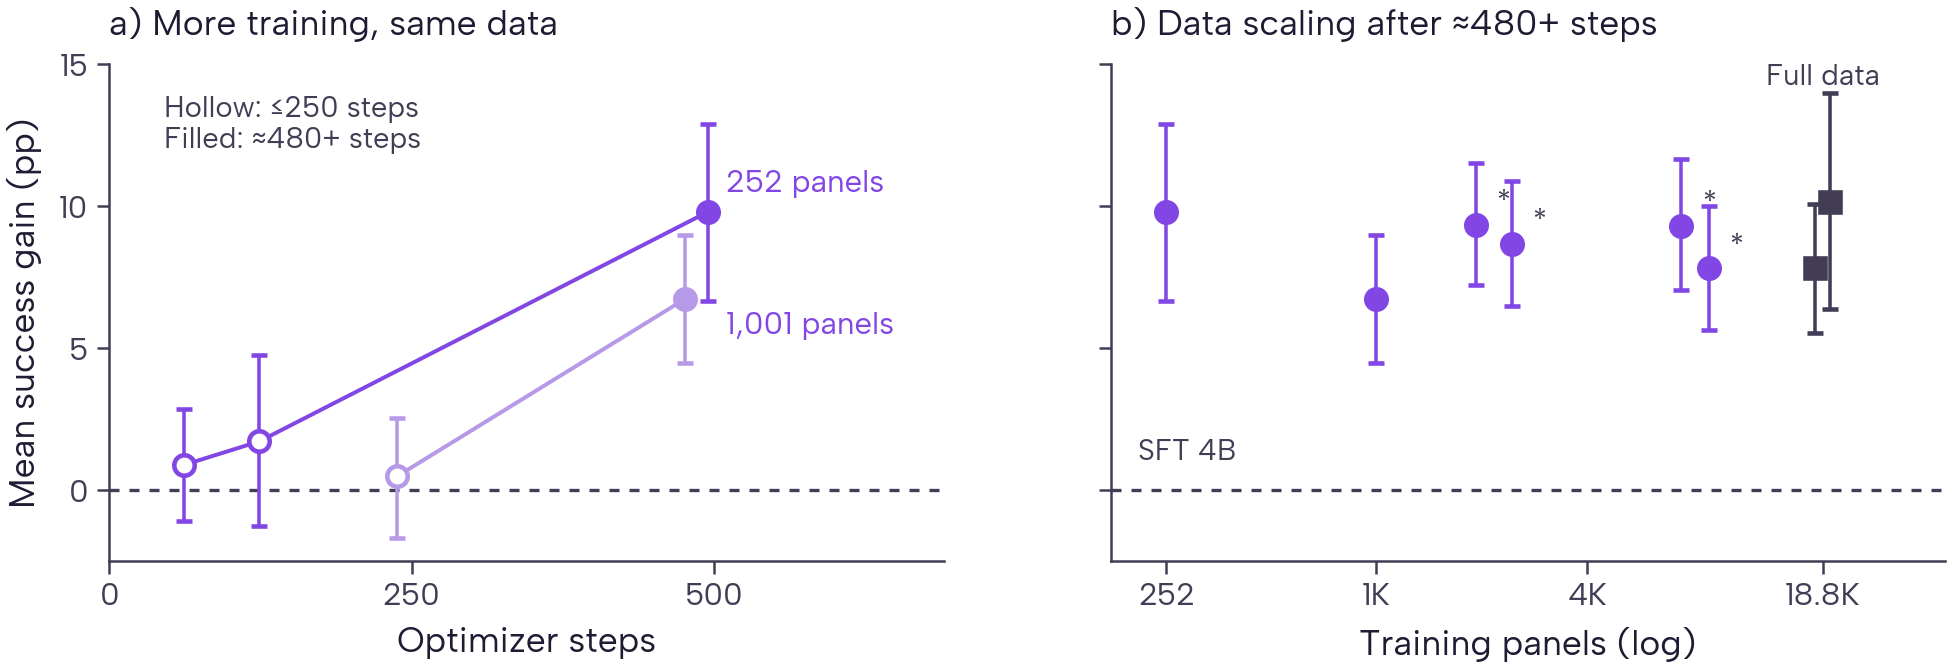

This chart was generated by the following Python code:
"""Separate training duration from data quantity; preserve all source estimates and CIs.
Lines in panel a join runs with the same training subset, across evaluation windows;
they are visual guides rather than matched-window causal estimates. Panel b keeps
only runs with >=450 optimizer steps (observed minimum 476). Caption explains
cross-window SFT references and bootstrap uncertainty.
"""
import json
import os
from pathlib import Path
os.environ.setdefault("MPLCONFIGDIR", "/tmp/openwebrl-selection-matplotlib")
import matplotlib
matplotlib.use("Agg")
import matplotlib.pyplot as plt
import sys
sys.path.insert(0, str(next(p for p in Path(__file__).resolve().parents if (p / "paper_plot_style.py").is_file())))
import paper_plot_style as _style
from paper_plot_palette import COLORS as C
HERE = Path(__file__).resolve().parent
SOURCE = HERE / "selection-recipe3-data-scaling-vs-sft-20261112.json"
P = json.loads(SOURCE.read_text())
PURPLE, LIGHT = "#8246E5", "#B69AE8"
plt.rcParams.update({"font.family": "Albert Sans", "font.size": 8,
                     "axes.labelsize": 8.5, "axes.titlesize": 8.5,
                     "xtick.labelsize": 7.5, "ytick.labelsize": 7.5,
                     "svg.fonttype": "none", "pdf.fonttype": 42})
fig, axes = plt.subplots(1, 2, figsize=(6.8, 2.55), sharey=True)
seen = set()
def point(ax, key, x, *, color=PURPLE, marker="o", filled=True):
    r = P[key]
    mean, lo, hi = r["minus_sft_mean_overall_pp"]
    ax.errorbar(x, mean, yerr=[[mean-lo], [hi-mean]], fmt=marker,
                markersize=4.9, capsize=2, elinewidth=.85, capthick=.85,
                color=color, markerfacecolor=color if filled else "white",
                markeredgecolor=color, markeredgewidth=1.1, zorder=3)
    seen.add(key)
    return mean
for ax in axes:
    ax.axhline(0, color=C["MUTED"], linewidth=.8, linestyle=(0,(3,3)), zorder=0)
    ax.grid(False)
    ax.set_ylim(-2.5, 15)
    ax.set_yticks([0, 5, 10, 15])
    ax.tick_params(length=3, width=.6, pad=2, colors=C["MUTED"])
    for spine in ("top", "right"):
        ax.spines[spine].set_visible(False)
    for spine in ("left", "bottom"):
        ax.spines[spine].set_color(C["MUTED"])
        ax.spines[spine].set_linewidth(.6)
a, b = axes
a.set_title("a) More training, same data", loc="left", pad=7)
for keys, color in [(["s250-pps1", "s250-pps1-e4", "s250-pps1-e16"], PURPLE),
                    (["s1000-pps1", "s1000-pps1-e4"], LIGHT)]:
    a.plot([P[k]["steps"] for k in keys], [P[k]["minus_sft_mean_overall_pp"][0] for k in keys],
           color=color, linewidth=.95, zorder=1)
    for key in keys:
        point(a, key, P[key]["steps"], color=color, filled=P[key]["steps"]>=450)
a.text(510, 10.8, "252 panels", color=PURPLE, fontsize=7.5, va="center")
a.text(510, 5.8, "1,001 panels", color=PURPLE, fontsize=7.5, va="center")
a.set_xlim(20, 690)
a.set_xticks([0, 250, 500])
a.set_xlabel("Optimizer steps")
a.set_ylabel("Mean success gain (pp)")
a.text(45, 13.9, "Hollow: ≤250 steps\nFilled: ≈480+ steps", fontsize=7, color=C["MUTED"], va="top")
b.set_title("b) Data scaling after ≈480+ steps", loc="left", pad=7)
keys = [k for k,r in P.items() if r["steps"] >= 450]
offsets = {"pps1": .91, "s250": 1.09, "full-1111": .95, "full-1112": 1.05}
for key in keys:
    r=P[key]; full=key.startswith("full")
    x=r["panels"]*offsets.get(key,1)
    y=point(b,key,x,color=C["MUTED"] if full else PURPLE,marker="s" if full else "o")
    if not r["same_window"]:
        b.annotate("*",(x,y),xytext=(5,2),textcoords="offset points",
                   fontsize=7,color=C["MUTED"],ha="left",va="bottom")
b.text(18786,14.55,"Full data",color=C["MUTED"],fontsize=7,ha="center",va="center")
b.set_xscale("log")
b.set_xticks([252,1001,4000,18786],["252","1K","4K","18.8K"])
b.minorticks_off();b.set_xlim(175,42000)
b.set_xlabel("Training panels (log)")
b.text(210, 1.1, "SFT 4B", color=C["MUTED"], fontsize=7)
fig.subplots_adjust(left=.085,right=.985,bottom=.21,top=.86,wspace=.20)
assert seen == set(P), (seen,set(P))
fig.canvas.draw()
# Check rendered labels against figure bounds; no scientific values are changed.
renderer=fig.canvas.get_renderer()
for ax in axes:
    for text in [ax.title,ax.xaxis.label,ax.yaxis.label,*ax.texts]:
        if text.get_visible() and text.get_text():
            bounds=text.get_window_extent(renderer)
            assert fig.bbox.contains(*bounds.p0) and fig.bbox.contains(*bounds.p1), text.get_text()
for ext in ("png","pdf","svg"):
    out=HERE / f"selection-recipe3-data-scaling-20261112.{ext}"
    fig.savefig(out,dpi=300,bbox_inches="tight",pad_inches=.025)
    if ext=="svg":
        out.write_text("\n".join(line.rstrip() for line in out.read_text().splitlines())+"\n")
plt.close(fig)
